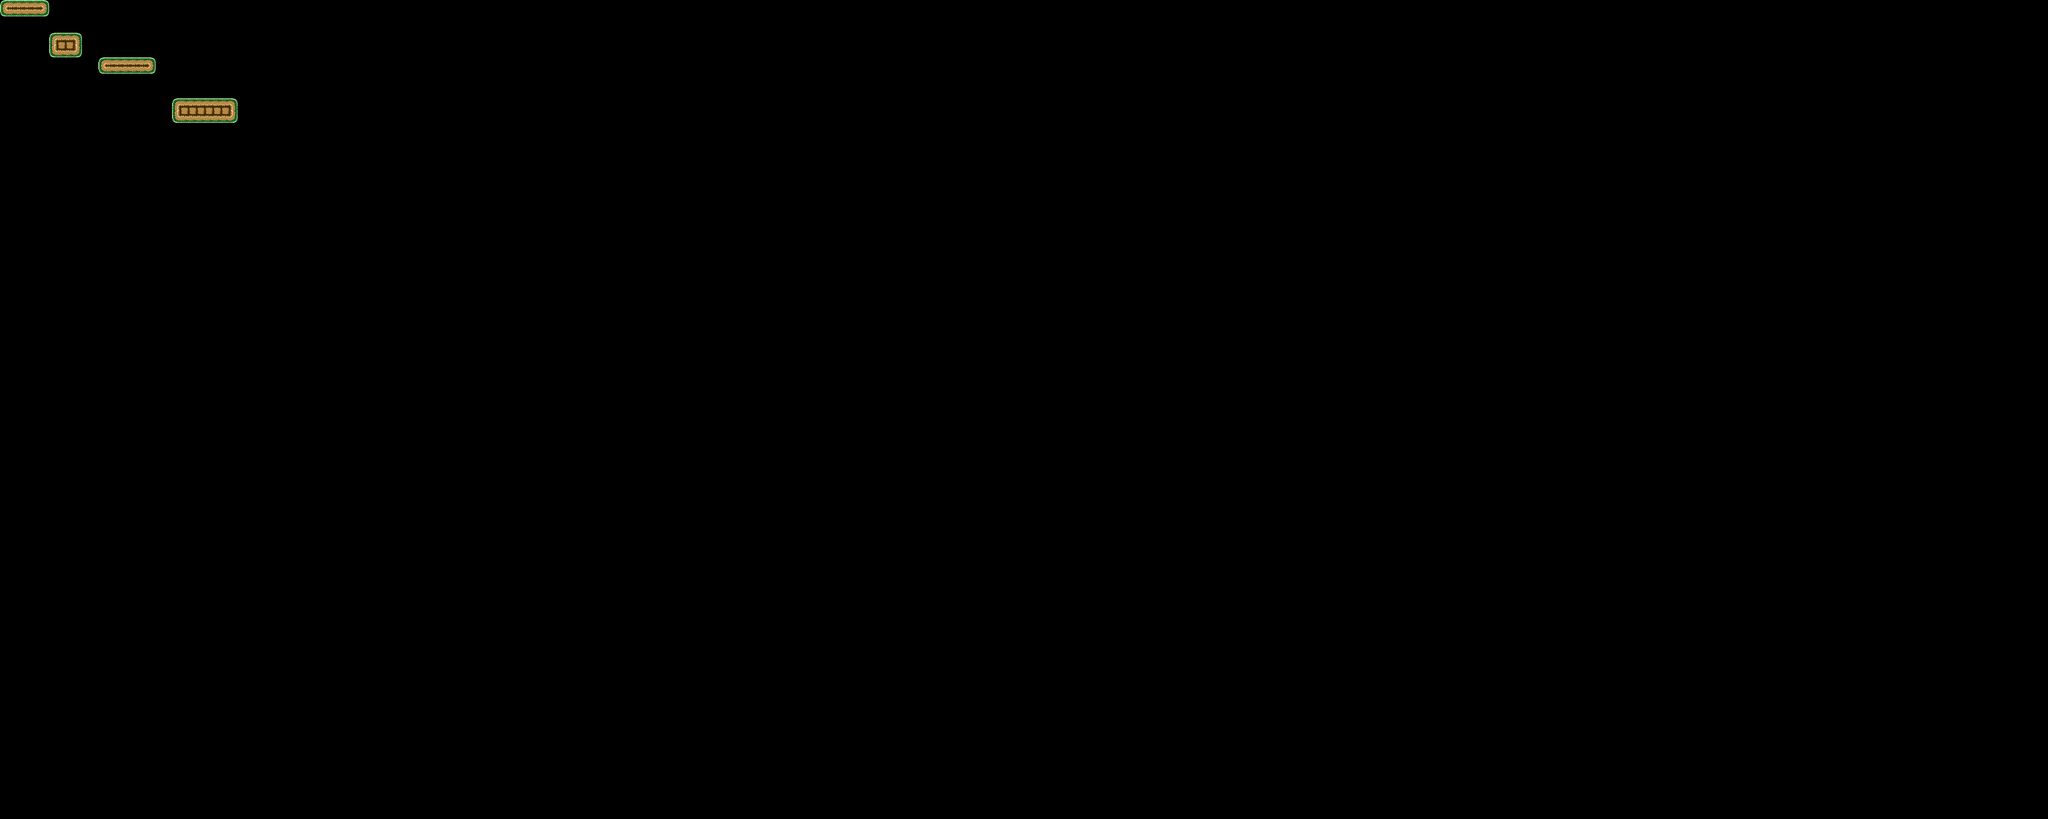

Rendered tile map (Tiled .tmx) drawn with the repository's tilesets; below, a short description and the map source with its tile grids summarised:
An orthogonal 250x100 tile map with 25x25 px tiles, 1 tile layer (Parallax Layer 1), 4 tilesets and 12 objects.

<map version="1.5" tiledversion="1.7.2" orientation="orthogonal" renderorder="right-down" width="250" height="100" tilewidth="25" tileheight="25" infinite="0" nextlayerid="3" nextobjectid="13">
 <tileset firstgid="1" source="parallax_bee_tile_set.tsx" />
 <tileset firstgid="10" source="stone_bush_hive.tsx" />
 <tileset firstgid="22" source="grass.tsx" />
 <tileset firstgid="26" source="chest.tsx" />
 <layer id="1" name="Parallax Layer 1" width="250" height="100">
  <data>[25000 cells, 62 non-empty, 9 distinct tile ids]</data>
 </layer>
 <objectgroup id="2" name="parallax decorations">
  <object id="1" gid="10" x="175" y="102.5" width="32" height="32" />
  <object id="2" gid="16" x="200.5" y="101.5" width="32" height="32" />
  <object id="3" gid="10" x="154" y="103.5" width="32" height="32" />
  <object id="4" gid="17" x="218.5" y="103" width="32" height="32" />
  <object id="5" gid="23" x="366" y="174" width="32" height="32" />
  <object id="6" gid="25" x="665" y="302" width="32" height="32" />
  <object id="7" gid="27" x="587" y="301" width="32" height="32" />
  <object id="8" gid="27" x="416" y="175" width="32" height="32" />
  <object id="9" gid="18" x="547" y="293" width="32" height="32" />
  <object id="10" gid="16" x="628" y="303" width="32" height="32" />
  <object id="11" gid="16" x="332" y="177" width="32" height="32" />
  <object id="12" gid="14" x="392" y="178" width="32" height="32" />
 </objectgroup>
</map>
